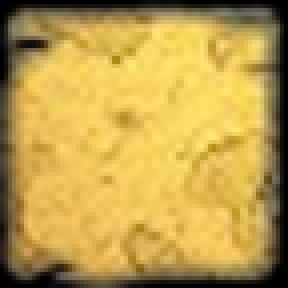
#> input picture week-06/images/floor.png, 72 x 72 px, found by its file name (shown 4 times larger)
$ python rpg_view.py   (older library calls are emulated)
#> lines starting #> are read from the running program, lines starting #| are printed output that depends on the picture
import PIL.Image
import PIL.ImageTk
from tkinter import *
import rpg_levels

class View:

    def __init__(self):
        self.num_of_rows = 11
        self.num_of_columns = 10
        self.cell_size = 50

        self.root = Tk()
        self.canvas = Canvas(self.root, width=(10+6)*self.cell_size, height=11*self.cell_size, bg="black")
        self.canvas.pack()
        self.canvas.focus_set()
        self.photos = Photos()
        self.first_level = rpg_levels.FirstLevel()
        self.available_tiles = self.first_level.level_availables
        self.draw_level(self.first_level.level_map)
        self.draw_logo()

    def draw_logo(self):
        self.canvas.create_image(540, 0, anchor=NW, image=self.photos.photo_logo)

    def draw_level(self, actual_level):
        for i in range(self.num_of_rows):
            for j in range(self.num_of_columns):
                if actual_level[i][j] == 'W':
                    self.canvas.create_image(j * self.cell_size, i * self.cell_size, anchor=NW, image=self.photos.photo_wall)
                elif actual_level[i][j] == '_':
                    self.canvas.create_image(j * self.cell_size, i * self.cell_size, anchor=NW, image=self.photos.photo_floor)
        self.canvas.pack()

    def draw_hero(self, direction, positions):
        if direction == 'down':
            self.hero_figure = self.canvas.create_image(positions[1] * self.cell_size, positions[0] * self.cell_size, anchor=NW, image=self.photos.photo_hero_down)
        elif direction == 'left':
            self.hero_figure = self.canvas.create_image(positions[1] * self.cell_size, positions[0] * self.cell_size, anchor=NW, image=self.photos.photo_hero_left)
        elif direction == 'right':
            self.hero_figure = self.canvas.create_image(positions[1] * self.cell_size, positions[0] * self.cell_size, anchor=NW, image=self.photos.photo_hero_right)
        elif direction == 'up':
            self.hero_figure = self.canvas.create_image(positions[1] * self.cell_size, positions[0] * self.cell_size, anchor=NW, image=self.photos.photo_hero_up)
        self.canvas.pack()

    def draw_boss(self, positions):
        self.boss_figure = self.canvas.create_image(positions[1] * self.cell_size, positions[0] * self.cell_size, anchor=NW, image=self.photos.photo_boss)
        self.canvas.pack()

    def draw_skeleton1(self, positions):
        self.skeleton1 = self.canvas.create_image(positions[1] * self.cell_size, positions[0] * self.cell_size, anchor=NW, image=self.photos.photo_skeleton)
        self.canvas.pack()

class Photos:

    def resize(self, image_path, width, height):
#> called with image_path = 'images/floor.png', width = 50, height = 50
        image = PIL.Image.open(image_path).resize((width, height), PIL.Image.ANTIALIAS)
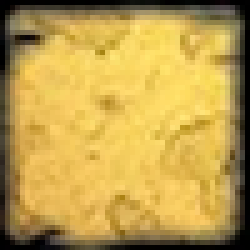
#> image: PIL image 50x50 RGB (shown 5 times larger); mean R, G, B 188.8, 157.9, 77
#> (the run stopped early here; a loop or call above may not have finished)

$ run again, with week-07/project/images/fifth.jpg saved as week-06/images/floor.png
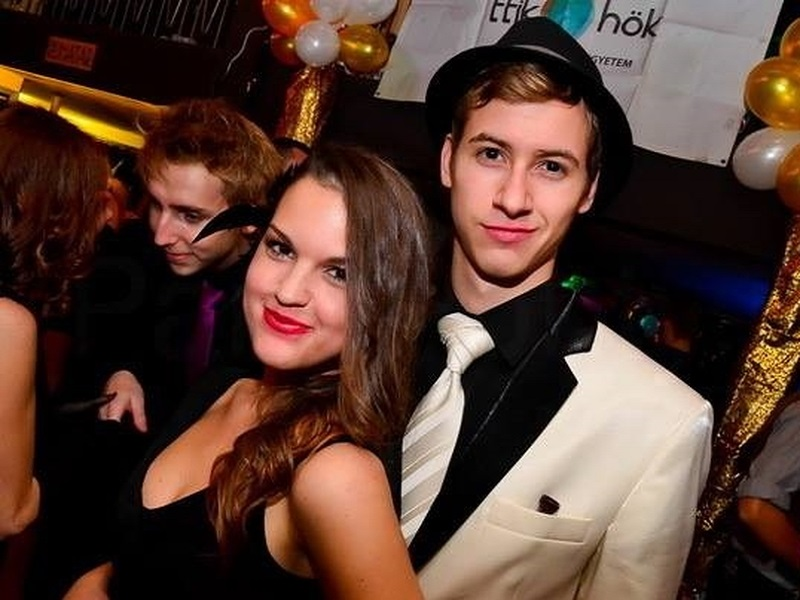
#> input picture week-07/project/images/fifth.jpg, 800 x 600 px, found by its file name
#> in resize, `image = PIL.Image.open(image_path).resize((width, height), PIL.Image.A..`:
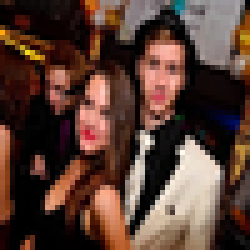
#> image: PIL image 50x50 RGB (shown 5 times larger); mean R, G, B 87.6, 61.2, 51.1

$ run again, with week-07/project/images/first.jpg saved as week-06/images/floor.png
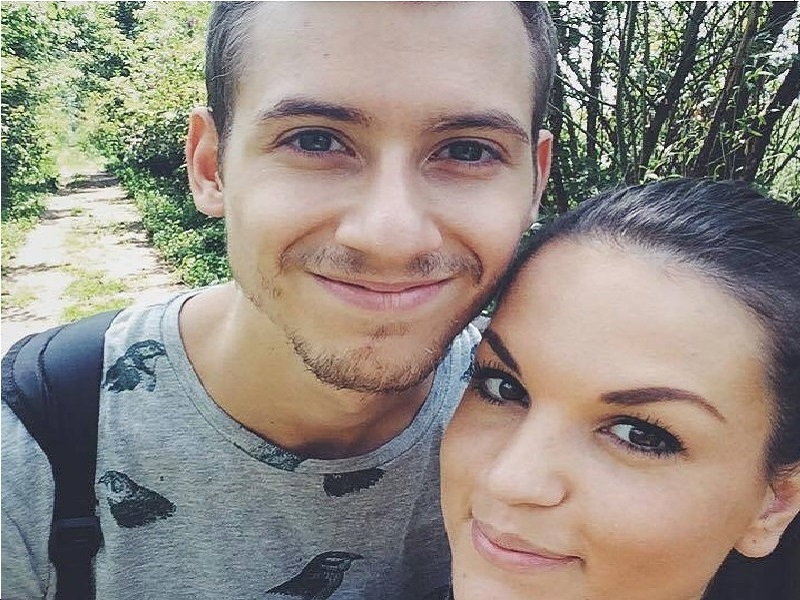
#> input picture week-07/project/images/first.jpg, 800 x 600 px, found by its file name
#> in resize, `image = PIL.Image.open(image_path).resize((width, height), PIL.Image.A..`:
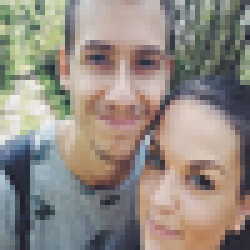
#> image: PIL image 50x50 RGB (shown 5 times larger); mean R, G, B 146.7, 138.9, 130.9
